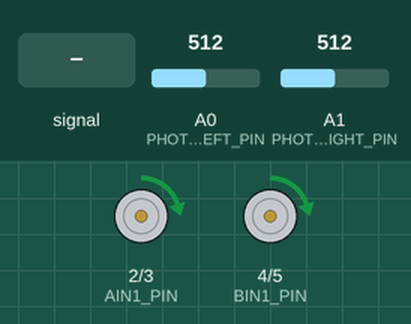
Simulated run of this program. Board: Arduino Nano, built with avr-gcc and run on an emulated ATmega328P. Shown: motor-driver pin pairs drawn as motors (green arrow = first pin HIGH = forward, orange = second pin HIGH = backward, longer = more drive, scaled by the enable pin). The inputs (shaded band) are chosen by the test bench; at power-on: A0 (PHOTO_LEFT_PIN) = 512, A1 (PHOTO_RIGHT_PIN) = 512.

Above: at 1.2 s.
Timing chart, 0 to 0.5 s (numbered marks = the images above; inputs shaded):
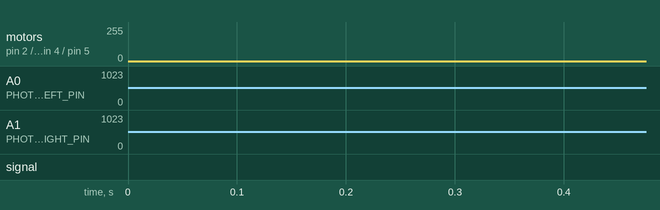

The program:

main.cpp
```cpp
// =============================================
// PROGRAMA DEL DRIVER DEL ROBOT: EJERCICIOS
// =============================================
// TECNOLOGIA ELECTRONICA DE COMPUTADORES
// UNIVERSIDAD DE OVIEDO
// (C) jC Anton 2024
//==============================================
/**
 * Nombres:
 * Elías Fernández Medina
 * Joaquín Jara García
 * Grupo:
 * L1
 */
#include <Arduino.h>
#include "config.h"

// Prototypes
static void serialSetup();
static void motorSetup();
static void opticSetup();
static void avanza();
static void retrocede();
static void giraLeft();
static void giraRight();
static void stop();
static void setVelocity(uint8_t velocity);
static uint16_t readOptic(const uint8_t channel);


// Global variables
uint16_t PhotoLeft  = 0;
uint16_t PhotoRight = 0;
uint8_t velocity = DUTY;


//==============================================================
// Setup function
//==============================================================
void setup()
{
  // Initialize serial communication
  serialSetup();
  // Initialized motor driver
  motorSetup();
  // Initialized optic sensors
  opticSetup();

  // fija una velocidad
  setVelocity(velocity);
}


//==============================================================
// Main loop
//==============================================================
void loop(){


// test de movimentos del robot: avance, atras, giros

  //avanza();
  //delay(4000);
  //retrocede();
  //delay(4000);
  //giraLeft();
  //delay(2000);
  //giraRight();
  //delay(2000);
  //stop();
  //delay(4000);


// test de velocidad

  setVelocity(velocity);


// test de lectura del estado de los sensores ópticos

  PhotoLeft  = readOptic(PHOTO_LEFT_PIN);
  PhotoRight = readOptic(PHOTO_RIGHT_PIN);
  //  Serial.print("Photo left = ");
  //  Serial.println(PhotoLeft);
  //  Serial.print("Photo right = ");
  //  Serial.println(PhotoRight);
  if(PhotoLeft>600 && PhotoRight>700){
    stop();
  }
  if(PhotoRight>700){
    giraLeft();
  }
  if(PhotoLeft>600){
    giraRight();
  }
  if(PhotoLeft<600 && PhotoRight<700){//cambiamos la velocidad en cuando vamos hacia adelante
    setVelocity(velocity+100);
    avanza();
  }
}


void serialSetup()
{
  Serial.begin(SERIAL_BAUDS);
  while (!Serial)
    ; // Wait until serial is ready
}


void motorSetup()
{
   // inicialización de los pines de control del motor
   pinMode(AIN1_PIN,OUTPUT);
   pinMode(AIN2_PIN,OUTPUT);
   pinMode(BIN1_PIN,OUTPUT);
   pinMode(BIN2_PIN,OUTPUT);
   // resto de pines ...
   pinMode(PWMB_PIN,OUTPUT);
   pinMode(PWMA_PIN,OUTPUT);
   // activa driver
   digitalWrite(STBY_PIN, HIGH);
}

void opticSetup()
{
   // inicialización de los pines photodiodes
   pinMode(PHOTO_LEFT_PIN, INPUT);
     pinMode(PHOTO_RIGHT_PIN, INPUT);
   // resto de pines ...
}

void avanza() {
digitalWrite(AIN1_PIN, HIGH); // motor derecho
digitalWrite(AIN2_PIN, LOW);
digitalWrite(BIN1_PIN, HIGH); // motor izquierdo
digitalWrite(BIN2_PIN, LOW);
}


void retrocede() { //no lo usamos
digitalWrite(AIN1_PIN, LOW); // motor derecho
digitalWrite(AIN2_PIN, HIGH);
digitalWrite(BIN1_PIN, LOW); // motor izquierdo
digitalWrite(BIN2_PIN, HIGH);
}

void giraLeft() {
digitalWrite(AIN1_PIN, HIGH); // motor derecho
digitalWrite(AIN2_PIN, LOW);    //rueda dcha hacia atrás, izq hacia delante
digitalWrite(BIN1_PIN, LOW); // motor izquierdo
digitalWrite(BIN2_PIN, HIGH);
}

void giraRight() {
digitalWrite(AIN1_PIN, LOW); // motor derecho
digitalWrite(AIN2_PIN, HIGH);    //rueda izq hacia atrás, dcha hacia delante
digitalWrite(BIN1_PIN, HIGH); // motor izquierdo
digitalWrite(BIN2_PIN, LOW);
}

void stop() {
  digitalWrite(AIN1_PIN, LOW); // motor derecho
digitalWrite(AIN2_PIN, LOW);
digitalWrite(BIN1_PIN, LOW); // motor izquierdo
digitalWrite(BIN2_PIN, LOW);
}


void setVelocity (uint8_t velocity) {
analogWrite(PWMA_PIN, velocity);  // motor derecho
analogWrite(PWMB_PIN, velocity);   // motor izquierdo; le subimos la velocidad a la rueda izq poruqe en nuestro coche va más lenta
                                    // usamos el modelo 4, si este código es usado para otro modelo, eliminar el +(constante)
}

uint16_t readOptic(const uint8_t channel)
{
    return(analogRead(channel));
}
```

config.h
```cpp
#ifndef __CONFIG_H
#define __CONFIG_H

#include <Arduino.h>
const unsigned long SERIAL_BAUDS = 9600;
const uint8_t AIN1_PIN = 2; // pines control motor derecho
const uint8_t AIN2_PIN =  3;//
const uint8_t BIN1_PIN =  4; // pines control motor izquierdo
const uint8_t BIN2_PIN  = 5; //
const uint8_t PWMA_PIN =  9; // velocidad motor derecho   PWM
const uint8_t PWMB_PIN  = 10; // velocidad motor izquierdo PWM
const uint8_t STBY_PIN  =  13; // habilitación de motores (Standby)

const uint8_t PHOTO_LEFT_PIN  =  A0; //   pin del Arduino conectado al sensor óptico Izquierdo
const uint8_t PHOTO_RIGHT_PIN =  A1;//   pin del Arduino conectado al sensor óptico Derecho

const uint8_t DUTY = 180; //con 64 va lento pero bien //85 no va del todo bien //con 180 va bien

#endif // __CONFIG_H
```
